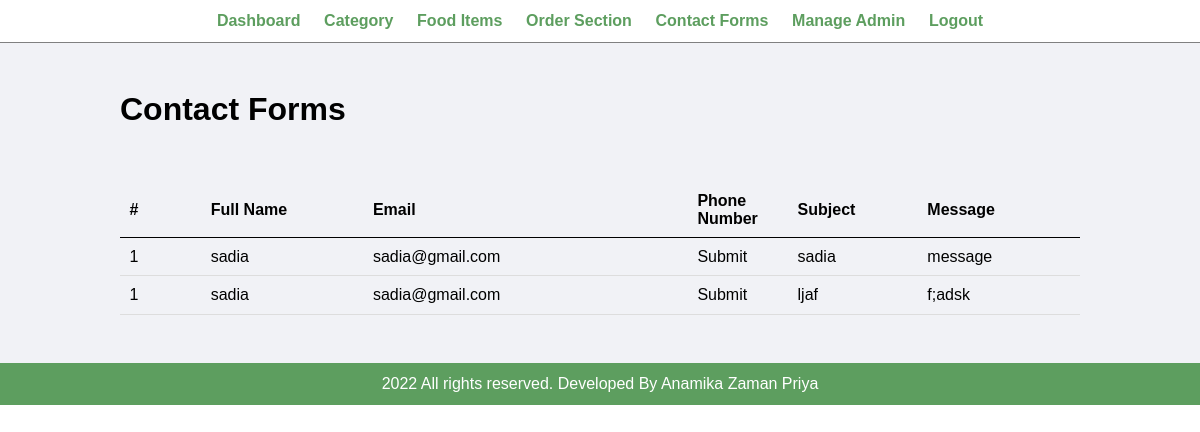
Screenshot of /admin/contact.php (signed in) with the database file from the repository.
### tables this page shows
CREATE TABLE `tbl_contact` (
  `id` int(11) NOT NULL,
  `name` varchar(250) NOT NULL,
  `phone` varchar(250) NOT NULL,
  `email` varchar(250) NOT NULL,
  `subject` varchar(250) NOT NULL,
  `msg` varchar(250) NOT NULL
);

### admin/contact.php (the view, shortened to what this page needs)
<?php include('partials/menu.php'); ?>
<div class="main-content">
    <div class="wrapper">
        <h1>Contact Forms</h1>
                <br /><br /><br />
                <table class="tbl-full">
                    <tr>
                        <th width="5%">#</th>
                        <th width="10%">Full Name</th>
                        <th width="20%">Email</th>
                        <th width="6%">Phone Number</th>
                        <th width="8%">Subject</th>
                        <th width="10%">Message</th>
                    </tr>
                    <?php
                        $sql = "SELECT * FROM tbl_contact ORDER BY id DESC";
                        $res = mysqli_query($conn, $sql);
                        $count = mysqli_num_rows($res);
                        $sn = 1;
                        if($count>0)
                        {
                            while($row=mysqli_fetch_assoc($res))
                            {
                                $name = $row['name'];
                                $email = $row['email'];
                                $phone = $row['phone'];
                                $subject = $row['subject'];
                                $msg = $row['msg'];
                                ?>
                                    <tr>
                                        <td><?php echo $sn; ?> </td>
                                        <td><?php echo $name; ?></td>
                                        <td><?php echo $email; ?></td>
                                        <td><?php echo $phone; ?></td>
                                        <td><?php echo $subject; ?></td>
                                        <td><?php echo $msg; ?></td>
                                    </tr>
                                <?php
                            }
                        $sn++;}
                        else
                        {
                            echo "<tr><td colspan='6' class='error'>Contact Forms not Available</td></tr>";
                        }
                    ?>
                </table>
    </div>
</div>
<?php include('partials/footer.php'); ?>

### css/admin.css (style rules this page uses)
* { margin: 0; padding: 0; font-family: Arial, Helvetica, sans-serif; }
.wrapper { padding: 1%; width: 80%; margin: 0 auto; }
.tbl-full { width: 100%; }
table { border-collapse: collapse; width: 100%; }
th, td { padding: 8px; text-align: left; border-bottom: 1px solid #ddd; }
table tr th { border-bottom: 1px solid black; padding: 1%; text-align: left; }
table tr td { padding: 1%; }
.main-content { background-color: #f1f2f6; padding: 3% 0; }

### rows the page displays
tbl_contact: sn "1", name "sadia", email "sadia@gmail.com", phone "Submit", subject "sadia", msg "message"
tbl_contact: sn "1", name "sadia", email "sadia@gmail.com", phone "Submit", subject "ljaf", msg "f;adsk"
